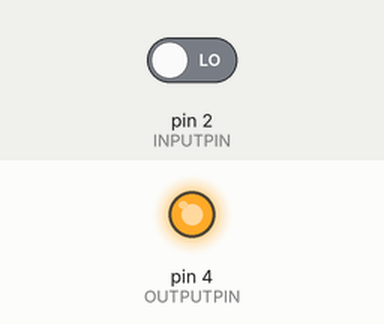
Simulated run of this sketch. Board: Arduino Uno, built with avr-gcc and run on an emulated ATmega328P. Parts: output pins drawn as LEDs (lit = HIGH). Dashed ring = blinking. The test bench sets the inputs (shaded band); at power-on: pin 2 (INPUTPIN) LOW.

Above: at 1.2 s.
1.3 s: pin 2 (INPUTPIN) driven HIGH
At 4.2 s:
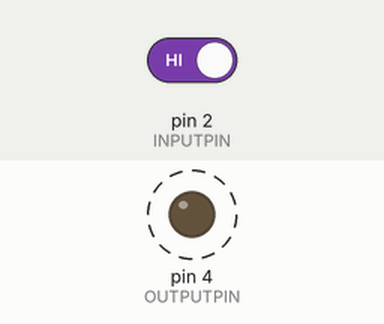
4.3 s: pin 2 (INPUTPIN) driven LOW
At 5.4 s:
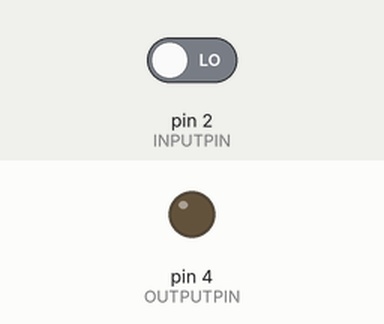
Timing chart, 0 to 7.3 s (numbered marks = the images above; inputs shaded):
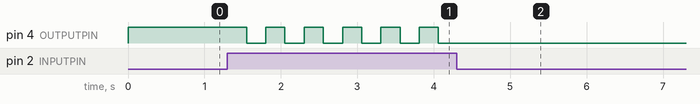

Measured:
- after the input at 1.3 s, pin 4 (OUTPUTPIN): alternates HIGH for 0.25 s and LOW for 0.25 s, starting after 0.25 s
- after the input at 4.3 s, pin 4 (OUTPUTPIN): stops changing and stays LOW

The sketch:

FSM_3timer.ino
```cpp
// FSM - version 3 with max duration


// States:
enum State {StateA, StateB, StateC_ON, StateC_OFF, StateD};
// inputs:
enum Input {PRESSED, RELEASED};
// outputs:
enum Output {ON, OFF};

State iCurrentState;
unsigned long lastTime;

#define INPUTPIN (2)
#define OUTPUTPIN (4)

// blink frequency: 2 Hz  -> 250ms HIGH, 250ms LOW
#define BLINKTIME  (250)

void setup(){
  iCurrentState = StateA; // set the initial state

  pinMode(OUTPUTPIN , OUTPUT);
  pinMode(INPUTPIN , INPUT);
  lastTime = millis();
}


void loop(){

   // read the input and convert it into the input symbol
   Input iInput;
   if (digitalRead(INPUTPIN)==HIGH)
	{iInput = RELEASED;}
   else
	{iInput = PRESSED;}


   // Function F (future state)
   State iFutureState;

   iFutureState = iCurrentState; // default: same state
   if ((iCurrentState==StateA) && (iInput==PRESSED)) iFutureState = StateB;
   if ((iCurrentState==StateB) && (iInput==RELEASED)) iFutureState = StateC_ON;
   if ((iCurrentState==StateC_ON) && (iInput==PRESSED)) iFutureState = StateD;
   if ((iCurrentState==StateC_OFF) && (iInput==PRESSED)) iFutureState = StateD;
   if ((iCurrentState==StateD) && (iInput==RELEASED)) iFutureState = StateA;

   if ((iCurrentState==StateC_ON) && (millis()-lastTime > BLINKTIME)) iFutureState = StateC_OFF;
   if ((iCurrentState==StateC_OFF) && (millis()-lastTime > BLINKTIME)) iFutureState = StateC_ON;

   // onentry and onexit actions
   if (	iCurrentState != iFutureState){
        lastTime = millis();  // set the time of each transition
   }

   // state transition
   iCurrentState= iFutureState;

   // function G
   Output output;
   if (iCurrentState==StateA || iCurrentState==StateD || iCurrentState==StateC_OFF ) output = OFF;
   if (iCurrentState==StateB || iCurrentState==StateC_ON ) output = ON;

   //  output symbols -> actuators
   if (output==ON) digitalWrite(OUTPUTPIN , HIGH);
   if (output==OFF) digitalWrite(OUTPUTPIN , LOW);


}
```
